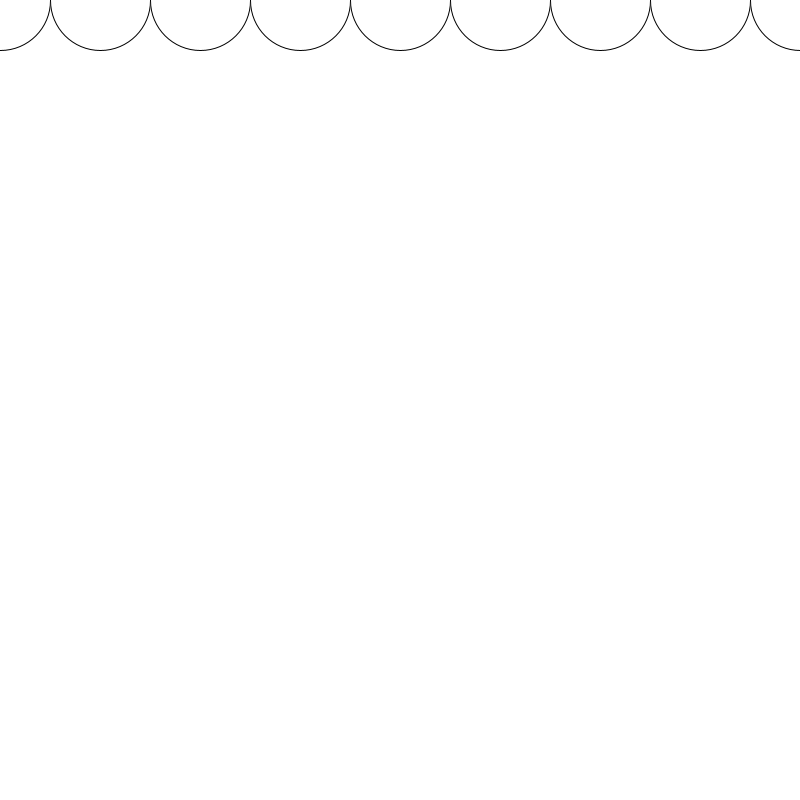
Frame 1 (no input)
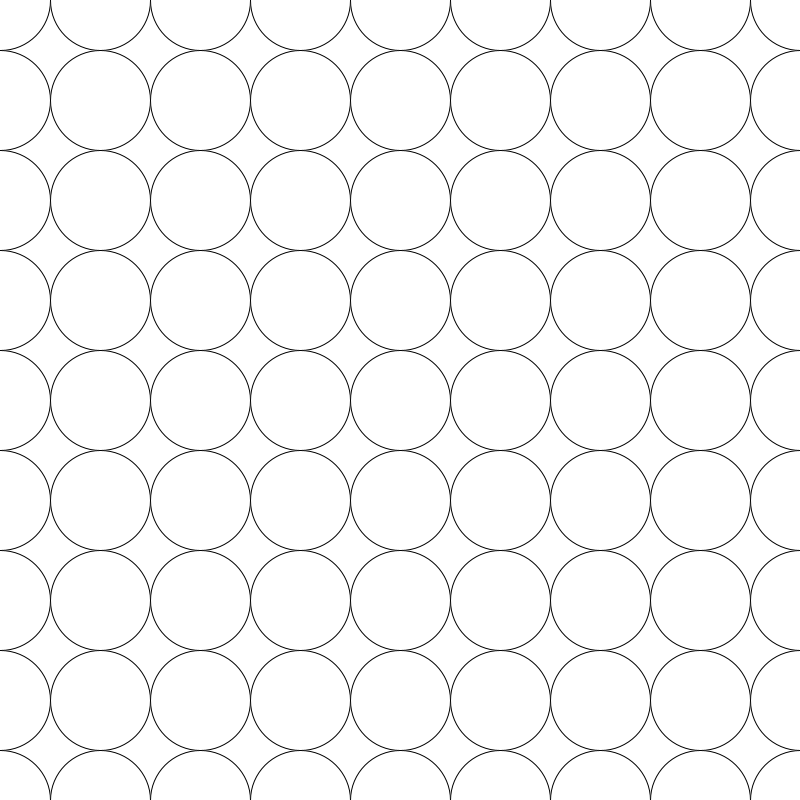
Frame 60 (the mouse pressed at the canvas centre just before this capture)
Frame 120 (the mouse held since frame 60 and released just before this capture): identical to frame 60, image omitted

The Processing sketch that drew these frames (run headless with seeded random() and noise(); from frame 60 on, the mouse is pressed at the canvas centre):

// Processing sketch: EX3Pattern1
// ── EX3Pattern1.pde
int y = 0;

void setup(){
   size( 800, 800);
   background(255);
   frameRate(100);
   
}


void draw(){
  int x = 0;
  ellipseMode(CENTER);
  while( x <= 800 ){
    ellipse( x, y, 100, 100);
    x = x + 100;
  }
  y = y + 100;
 
`}
